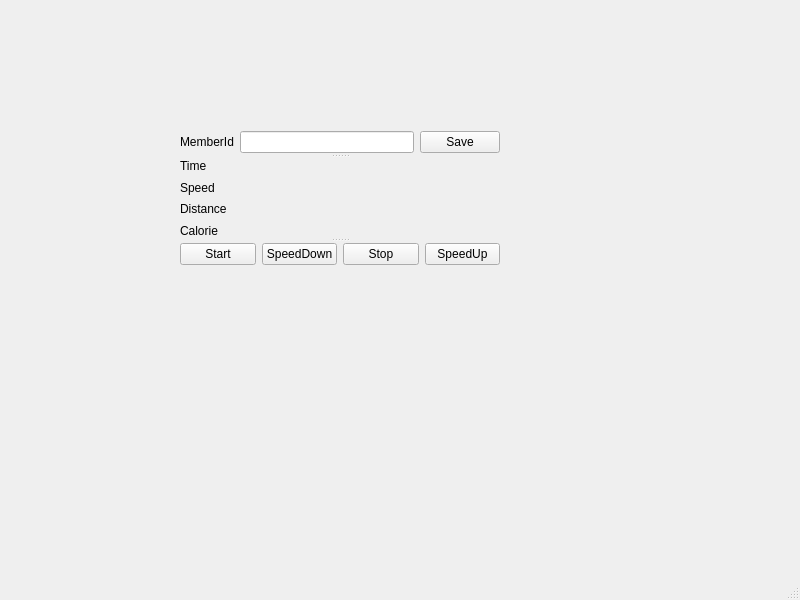
<?xml version="1.0" encoding="UTF-8"?>
<ui version="4.0">
 <class>MainWindow</class>
 <widget class="QMainWindow" name="MainWindow">
  <property name="geometry">
   <rect>
    <x>0</x>
    <y>0</y>
    <width>800</width>
    <height>600</height>
   </rect>
  </property>
  <property name="windowTitle">
   <string>Hello</string>
  </property>
  <widget class="QWidget" name="centralwidget">
   <widget class="QSplitter" name="splitter">
    <property name="geometry">
     <rect>
      <x>180</x>
      <y>130</y>
      <width>320</width>
      <height>136</height>
     </rect>
    </property>
    <property name="orientation">
     <enum>Qt::Orientation::Vertical</enum>
    </property>
    <widget class="QWidget" name="layoutWidget">
     <layout class="QHBoxLayout" name="horizontalLayout">
      <item>
       <widget class="QLabel" name="MemberLabel">
        <property name="text">
         <string>MemberId</string>
        </property>
       </widget>
      </item>
      <item>
       <widget class="QLineEdit" name="MemberId">
        <property name="text">
         <string/>
        </property>
       </widget>
      </item>
      <item>
       <widget class="QPushButton" name="Save">
        <property name="text">
         <string>Save</string>
        </property>
       </widget>
      </item>
     </layout>
    </widget>
    <widget class="QWidget" name="layoutWidget">
     <layout class="QVBoxLayout" name="verticalLayout">
      <item>
       <widget class="QLabel" name="TimeLabel">
        <property name="text">
         <string>Time</string>
        </property>
       </widget>
      </item>
      <item>
       <widget class="QLabel" name="SpeedLabel">
        <property name="text">
         <string>Speed</string>
        </property>
       </widget>
      </item>
      <item>
       <widget class="QLabel" name="DistanceLabel">
        <property name="text">
         <string>Distance</string>
        </property>
       </widget>
      </item>
      <item>
       <widget class="QLabel" name="CalorieLabel">
        <property name="text">
         <string>Calorie</string>
        </property>
       </widget>
      </item>
     </layout>
    </widget>
    <widget class="QWidget" name="layoutWidget">
     <layout class="QHBoxLayout" name="horizontalLayout_2">
      <item>
       <widget class="QPushButton" name="Start">
        <property name="text">
         <string>Start</string>
        </property>
       </widget>
      </item>
      <item>
       <widget class="QPushButton" name="SpeedDown">
        <property name="text">
         <string>SpeedDown</string>
        </property>
       </widget>
      </item>
      <item>
       <widget class="QPushButton" name="Stop">
        <property name="text">
         <string>Stop</string>
        </property>
       </widget>
      </item>
      <item>
       <widget class="QPushButton" name="SpeedUp">
        <property name="text">
         <string>SpeedUp</string>
        </property>
       </widget>
      </item>
     </layout>
    </widget>
   </widget>
  </widget>
  <widget class="QMenuBar" name="menubar">
   <property name="geometry">
    <rect>
     <x>0</x>
     <y>0</y>
     <width>800</width>
     <height>22</height>
    </rect>
   </property>
  </widget>
  <widget class="QStatusBar" name="statusbar"/>
 </widget>
 <resources/>
 <connections/>
</ui>
